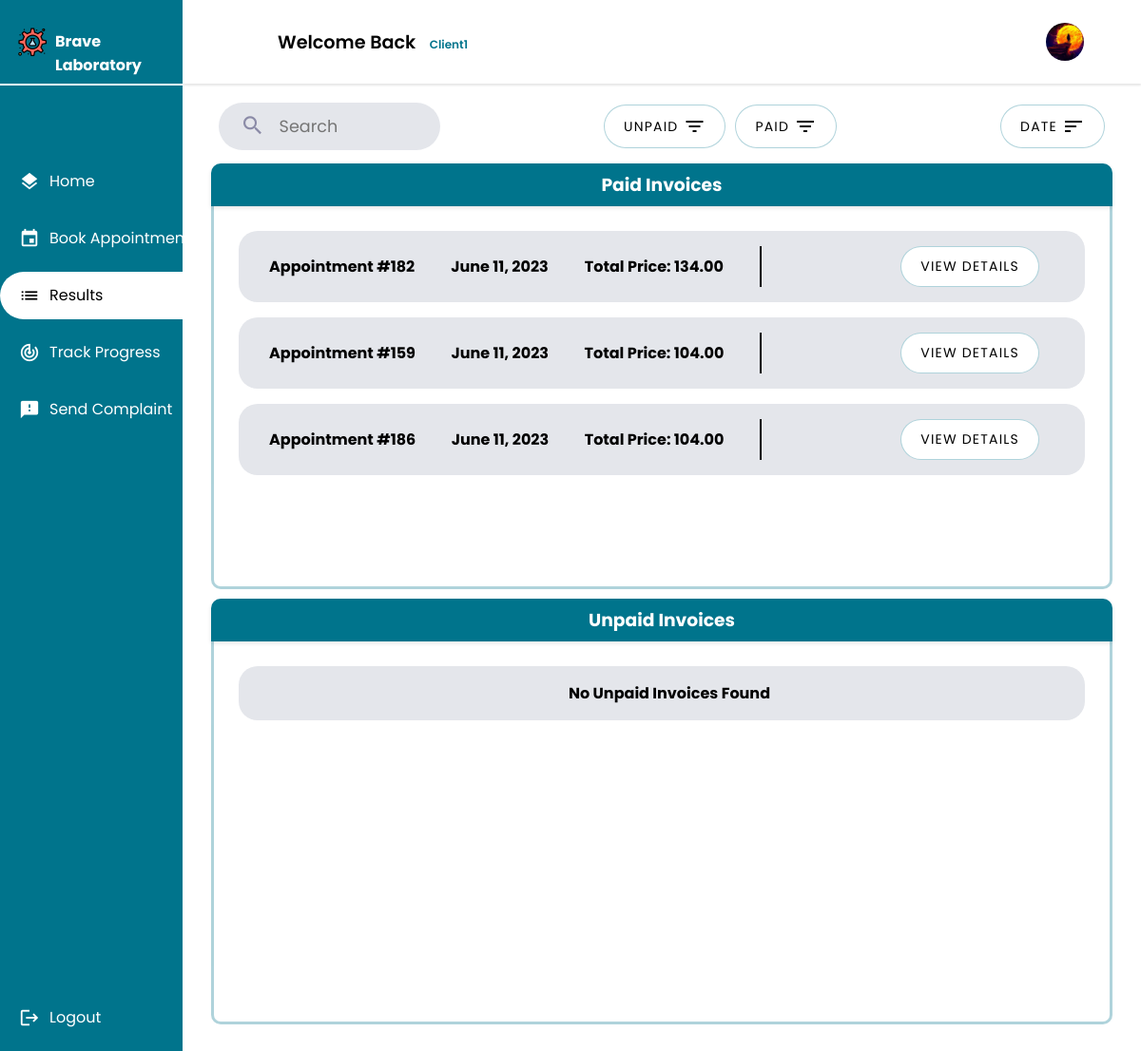
The app's page /client/results/ (signed in), older data.
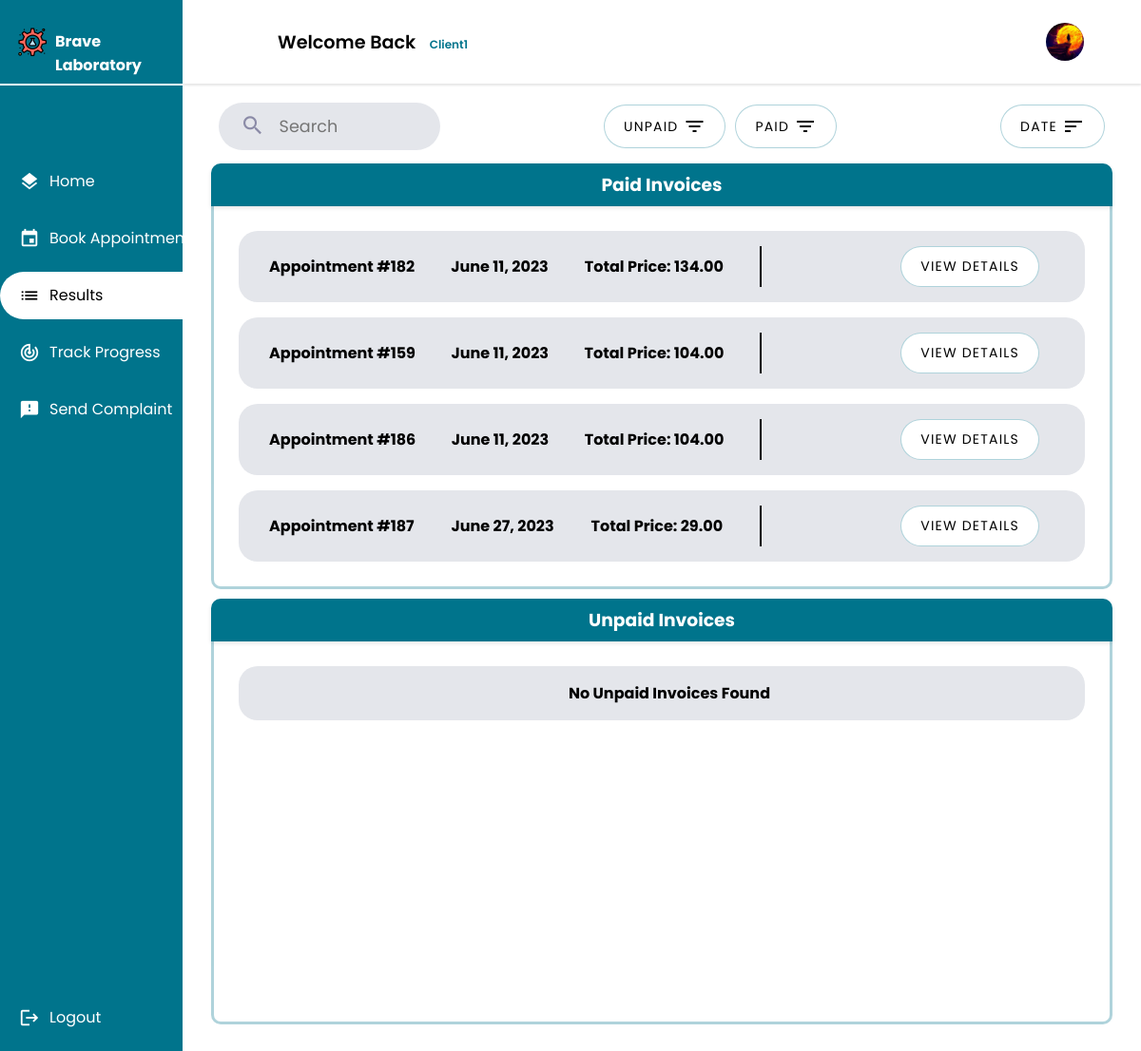
The same page, newer data.
### main_home/models.py (models this page shows, shortened)
class Invoice(models.Model):
    PRE_PAY = 'PP'
    ON_RECEIVE = 'OR'
    PAYMENT_CHOICES = [
        (PRE_PAY, 'Pre-Pay'),
        (ON_RECEIVE, 'On-Receive'),
    ]
    report = models.OneToOneField(Report, on_delete=models.CASCADE)
    creation_time = models.DateField(auto_now_add=True)
    total_price = models.DecimalField(max_digits=10, decimal_places=2)
    payment_status = models.BooleanField(default=False)
    client = models.ForeignKey(Client, on_delete=models.CASCADE)
    laboratory = models.ForeignKey(Laboratory, on_delete=models.CASCADE)
    class Meta:
        db_table = 'invoice'

class Report(models.Model):
    test_result = models.OneToOneField(TestResult, on_delete=models.CASCADE)
    creation_time = models.DateTimeField(auto_now_add=True)
    description = models.CharField(max_length=100000, null=True, blank=True)
    class Meta:
        db_table = 'report'

class TestResult(models.Model):
    request = models.OneToOneField(AnalysisRequest, on_delete=models.CASCADE)
    creation_time = models.DateTimeField(auto_now_add=True)
    duration = models.DurationField(null=True, blank=True)
    approved = models.BooleanField(default=False)
    class Meta:
        db_table = 'test_result'

class AnalysisRequest(models.Model):
    PENDING = 'pending'
    WORKING_ON = 'working-on'
    FINISHED = 'finished'
    STATUS_CHOICES = [
        (PENDING, 'Pending'),
        (WORKING_ON, 'Working On'),
        (FINISHED, 'Finished'),
    ]
    appointment = models.OneToOneField(Appointment, on_delete=models.CASCADE)
    nurse = models.ForeignKey(Nurse, on_delete=models.CASCADE)
    tests = models.ManyToManyField(Test, blank=True)
    creation_time = models.DateTimeField(auto_now_add=True)
    start_time = models.DateTimeField(null=True, blank=True)
    finish_time = models.DateTimeField(null=True, blank=True)
    accepted = models.BooleanField(default=False)
    finished = models.BooleanField(default=False)
    status =  models.CharField(max_length=45, choices=STATUS_CHOICES, default=PENDING)
    class Meta:
        db_table = 'analysis_request'

class Appointment(models.Model):
    UPCOMING = 'Upcoming'
    TOMORROW = 'Tommorow'
    TODAY = 'Today'
    OVERDUE = 'Overdue'
    STATUS_CHOICES = [
        (UPCOMING, 'Upcoming'),
        (TOMORROW, 'Tommorow'),
        (TODAY, 'Today'),
        (OVERDUE, 'Overdue'),
    ]
    client = models.ForeignKey(Client, on_delete=models.CASCADE)
    tests_requested = models.ManyToManyField(TestOffered, blank=True)
    date = models.DateField(validators=[validate_date_not_past])
    description = models.CharField(max_length=1000,blank=True)
    document = models.ImageField(null=True,blank=True,upload_to='medical_documents')
    total_price = models.DecimalField(max_digits=10, decimal_places=2)
    payment_status = models.BooleanField(default=False)
    arrived = models.BooleanField(default=False)
    cancelled = models.BooleanField(default=False)
    performed = models.BooleanField(default=False)
    urgent = models.BooleanField(default=False)
    class Meta:
        db_table = 'appointment'

### client/views.py (the view, shortened to what this page needs)
# urls.py: path("results/",views.result_list,name="test_result_list"),
@login_required
@permission_required('client.view_client', raise_exception=True)
def result_list(request):
    test_result = Invoice.objects.all().order_by('creation_time')
    if not (request.GET.get('date')) :
        sort_date = 'True'
    invoices = test_result.filter(client=request.user.client, payment_status=True).all()
    unpaid_invoices = test_result.filter(client=request.user.client, payment_status=False).all()
    state = request.GET.get('state')
    if state != "all" :
        if state == "unpaid" :
            context = {
                'unpaid_invoices': unpaid_invoices,
                'sort_date':sort_date,
                'state':state,
            }
            return render(request,'client/result/result_list.html',context)
        if state == "paid" :
            context = {
                'invoices': invoices,
                'sort_date':sort_date,
                'state':state,
            }
            return render(request,'client/result/result_list.html',context)
    state = 'all'
    context = {
        'invoices': invoices,
        'unpaid_invoices': unpaid_invoices,
        'sort_date':sort_date,
        'state':state,
    }
    return render(request,'client/result/result_list.html', context)

### client/templates/client/result/result_list.html (shortened to what the changed rows need)
{% extends 'client/client.html' %}
{% load static %}
{% block main %}
<div class="Container">
    {% if invoices is not None %}
    {% if invoices %}
    <div class="userlistcl">
        <div class="userscontianercl">
            <div class= "scrollcl">
                <ul>
                {% for invoice in invoices %}
                <li class="app1">
                    <span><strong>Appointment #{{ invoice.report.test_result.request.appointment.id }}</strong></span>
                    <span><strong>{{ invoice.creation_time }}</strong></span>
                    <span><strong>Total Price: {{ invoice.total_price }}</strong></span>
                    <div class="buttons">
                        <button class="list-button"><a class="list-links" href="{% url 'client_result_detail' invoice.id  %}">View Details</a></button>
                    </div>
                </li>
                {% endfor %}
                </ul>
            </div>
        </div>
    </div>
    {% endif %}
    {% endif %}
</div>
{% endblock main %}

Row changes from the older to the newer data that the page shows:
added Invoice: report.test_result.request.appointment.id "187", creation_time "June 27, 2023", total_price "29.00"
